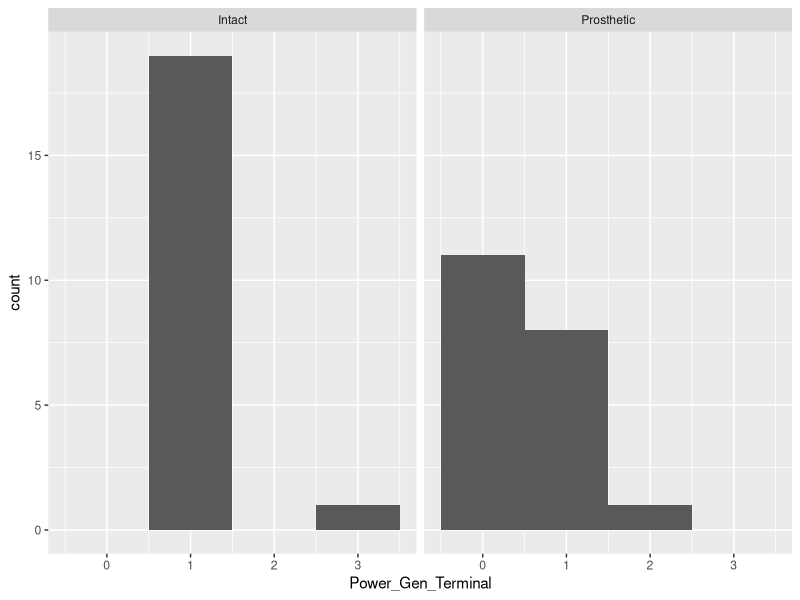
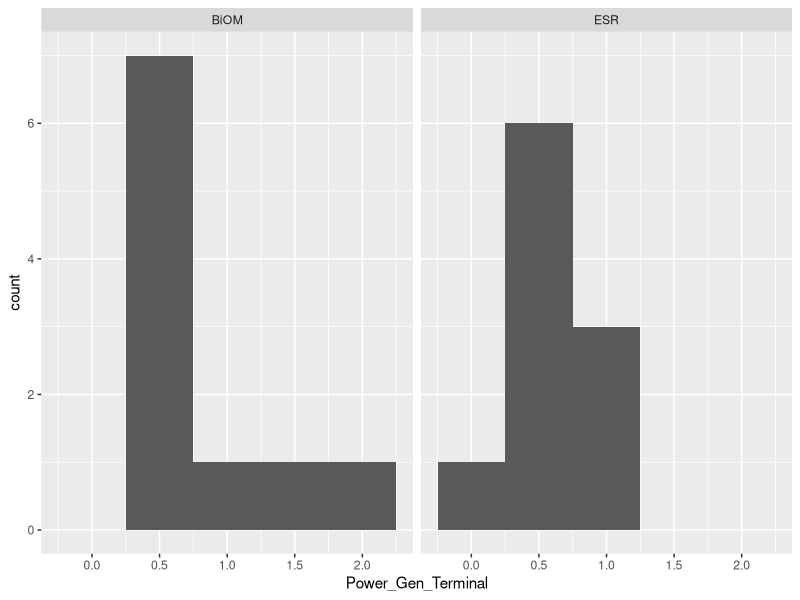
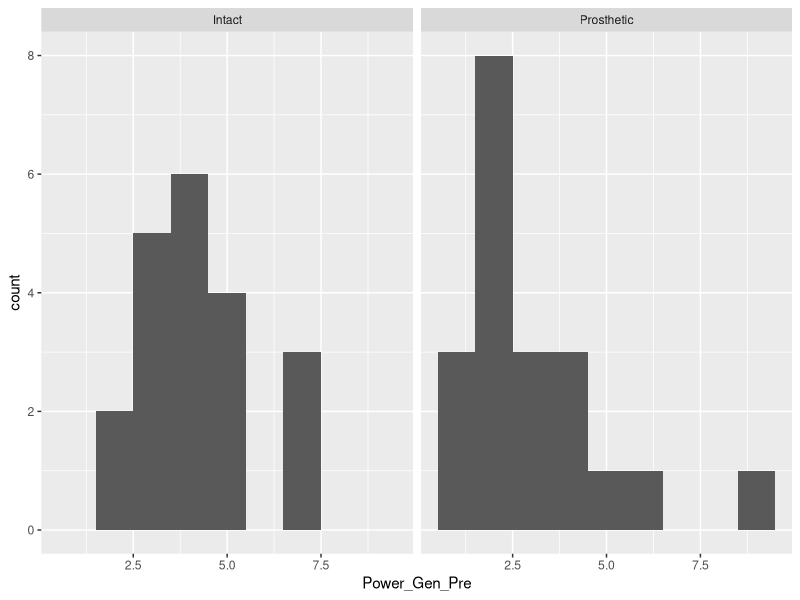
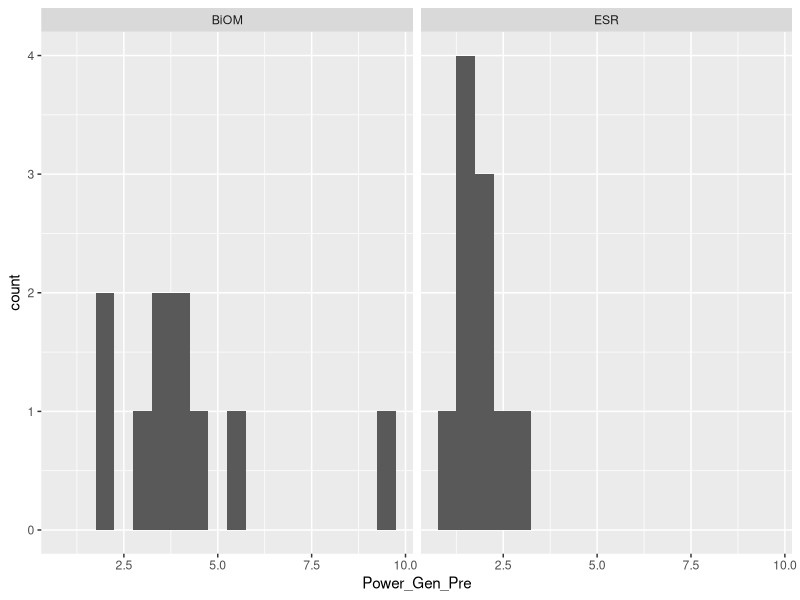
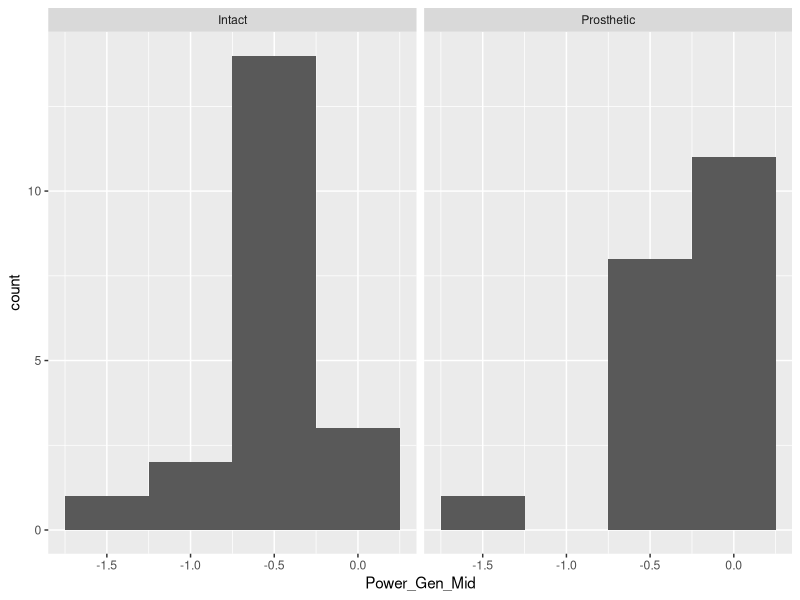
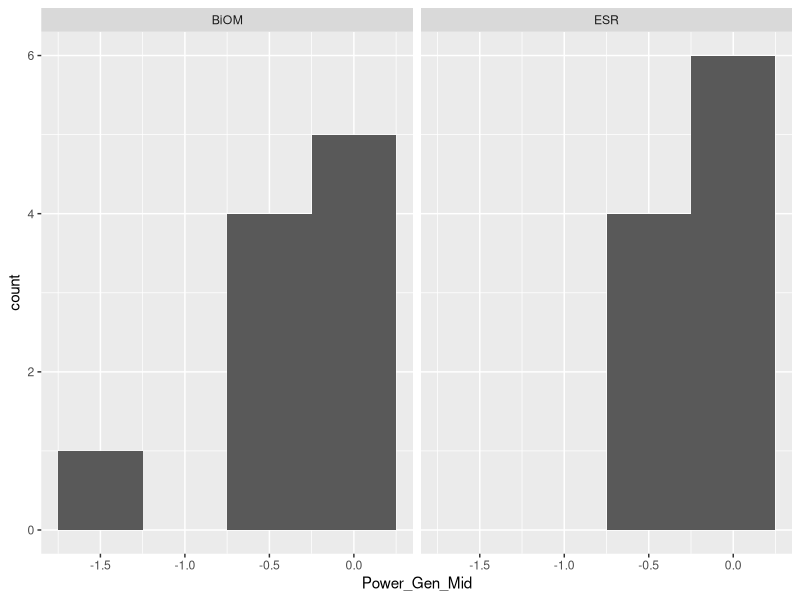

Here is the R script that generated these plots, in order:
## ---- chunk 1
# clear R's environment
rm(list = ls())

# upload the libraries that we will need for this analysis
library(ggplot2)
library(dplyr)
library(here)
library(ggfortify)
## ---- chunk 2
# import data set using read.csv() and stringsAsFactors = TRUE to import the categorical data as factors with levels that we can look at
DF <- read.csv(here("Data", "prosthetic_analysis.csv"), stringsAsFactors = TRUE)

# take an initial look at the structure of the data set
glimpse(DF)
## ---- chunk 3
# select the data that we want from the current data set
DF_refined <- DF %>% select(c("Subject", "Session", "Side", "Slope","Power.Gen...Preswing", "Power.Gen...Midstance", "Power.Gen...Terminal.stance", "Propulsion", "Braking", "Velocity" ))
## ---- chunk 4
# clean up the column headers
names(DF_refined) <- c("Subject", "Session", "Side", "Slope", "Power_Gen_Pre", "Power_Gen_Mid", "Power_Gen_Terminal", "Propulsion", "Braking", "Velocity")
## ---- chunk 5
# remove the calibration data
DF_refined <- DF_refined %>%
  filter(Side == "Prosthetic" | Side == "Intact")
## ---- chunk 6
# run a summary of the data to draw some basic stats and look for outliers
summary(DF_refined)
## ---- chunk 7
# make a histogram of the Power_Gen_Terminal
ggplot(DF_refined, aes(x = Power_Gen_Terminal))+
    geom_histogram(binwidth = 1)+
    facet_wrap(~Side)
## ---- chunk 8
# make a histogram of the Power_Gen_Terminal based on prosthetic type
ggplot(filter(DF_refined, Side == "Prosthetic"), aes(x = Power_Gen_Terminal))+
    geom_histogram(binwidth = 0.5)+
    facet_wrap(~Session)
## ---- chunk 9
# make a histogram of the Power_Gen_Pres
ggplot(DF_refined, aes(x = Power_Gen_Pre))+
    geom_histogram(binwidth = 1)+
    facet_wrap(~Side)
## ---- chunk 10
# make a histogram of the Power_Gen_Pre based on prosthetic type
ggplot(filter(DF_refined, Side == "Prosthetic"), aes(x = Power_Gen_Pre))+
    geom_histogram(binwidth = 0.5)+
    facet_wrap(~Session)
## ---- chunk 11
# make a histogram of the Power_Gen_Mid
ggplot(DF_refined, aes(x = Power_Gen_Mid))+
    geom_histogram(binwidth = 0.5)+
    facet_wrap(~Side)
## ---- chunk 12
# make a histogram of the Power_Gen_Mid based on prosthetic type
ggplot(filter(DF_refined, Side == "Prosthetic"), aes(x = Power_Gen_Mid))+
    geom_histogram(binwidth = 0.5)+
    facet_wrap(~Session)
